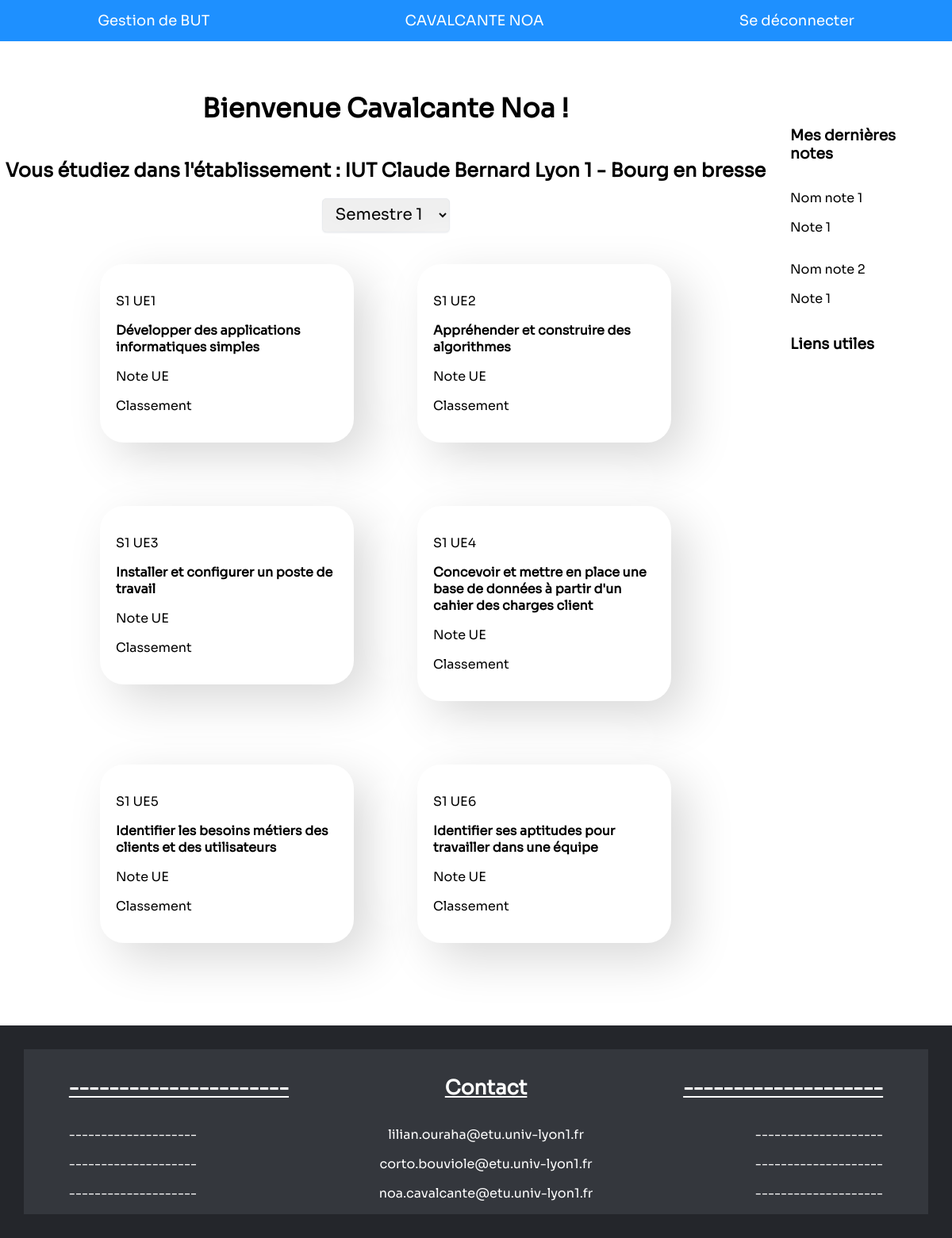
The page /student/ (signed in) on the database its author committed.
### main/models.py (models this page shows, shortened)
class Establishment(models.Model):
    name = models.CharField(max_length=80)
    departments = models.ManyToManyField(Department, blank=False, related_name="establishments")
    def __str__(self):
        return self.name

class Semester(models.Model):
    number = models.IntegerField(default=None, blank=False, null=True)
    ues = models.ManyToManyField(UE)
    def __str__(self):
        return "S" + str(self.number)

class UE(models.Model):
    number = models.IntegerField(default=None, blank=False, null=True)
    description = models.CharField(max_length=500, default="")

### student/views.py (the view)
# urls.py: path('', index, name="index"),
def index(request):
    user = request.user
    student = isStudent(user)
    if student == None:
        return redirect("accounts:login")
    group = student.groups.all().first()
    semesters = Semester.objects.all()
    department = group.department
    establishment = department.establishments.all().first()
    usefulLinks = UsefulLink.objects.all().filter(department_id=department.id)
    return render(
        request,
        "s_index.html",
        context = {
            "user": user,
            "departement": department,
            "establishment": establishment,
            "usefulLinks": usefulLinks,
            "semesters": semesters,
        }
    )

### main/views.py (called while the page is built)
def isStudent(user):
    students = Student.objects.all();   #récupère tout les étudiants
    for student in students:
        if student.id.id == user.id:    #étudiant loopé est l'utilisateur donné en param
            return student              #retourne l'étudiant
    return None                         #sinon return None

### student/templates/s_index.html (shortened to what this page needs)
{% extends 'head.html' %}
{% load static %}
{% block content %}
<div class="wrapper left-side">
    <h1>Bienvenue {{ user.last_name }} {{ user.first_name }} !</h1>
    <h2>Vous étudiez dans l'établissement : {{ establishment }}</h2>
    <select id="semester" name="semestre" type="submit">
        {% for semester in semesters %}
        <option value="{{ semester }}">Semestre {{ semester.number }}</option>
        {% endfor %}
    </select>
    <section class="ues">
        {% for semester in semesters %}
        <div class="semester {{ semester }}">
            {% for ue in semester.ues.all %}
            <form class="auto" action="{% url 'student:evaluation' semester_id=semester.id ue_id=ue.id %}" method="post">
                <div class="ue">
                    <p>{{ semester }} UE{{ ue.number }}</p>
                    <p><strong>{{ ue.description }}</strong></p>
                    <p>Note UE</p>
                    <p>Classement</p>
                </div>
            </form>
            {% endfor %}
        </div>
        {% endfor %}
    </section>
</div>
<aside>
    <section class="notes">
        <h3>Mes dernières notes</h3>
        <div class="note">
            <p>Nom note 1</p>
            <p>Note 1</p>
        </div>
        <div class="note">
            <p>Nom note 2</p>
            <p>Note 1</p>
        </div>
    </section>
    <section class="links">
        <h3>Liens utiles</h3>
    </section>
</aside>
{% endblock %}

### templates/head.html (shortened to what this page needs)
{% load static %}
<!DOCTYPE html>
<html lang="en">
<head>
    <link rel="stylesheet" href="{% static 'css/styles.css' %}" media="all" />
</head>
<body>
    <header>
        <nav>
            <form class="auto" action="{% url 'main:index' %}" method="post">
                <span class="effect-underline">Gestion de BUT</span>
            </form>
            {% if user.is_authenticated %}
            <form class="auto" action="{% url 'profile' %}" method="post">
                <span class="effect-underline">{{ user.last_name|upper }} {{ user.first_name|upper }}</span>
            </form>
            <form class="auto" action="{% url 'logout' %}" method="post">
                <span class="effect-underline">Se déconnecter</span>
            </form>
            {% else %}
            <form class="auto" action="{% url 'login' %}" method="post">
                {% csrf_token %}
                <span class="effect-underline">Se connecter</span>
            </form>
            {% endif %}
        </nav>
    </header>
    <main>
        {% block content %}
        {% endblock %}
    </main>
    <footer>
        <div class="row">
            <div class="left">
                <h4>----------------------</h4>
                <p>--------------------</p>
                <p>--------------------</p>
                <p>--------------------</p>
            </div>
            <div class="middle">
                <h4>Contact</h4>
                <p>lilian.ouraha@etu.univ-lyon1.fr</p>
                <p>corto.bouviole@etu.univ-lyon1.fr</p>
                <p>noa.cavalcante@etu.univ-lyon1.fr</p>
            </div>
            <div class="right">
                <h4>--------------------</h4>
                <p>--------------------</p>
                <p>--------------------</p>
                <p>--------------------</p>
            </div>
        </div>
    </footer>
</body>
</html>

### assets/css/styles.css (style rules this page uses)
html, body { height: 100%; padding: 0; margin: 0; }
body { display: flex; flex-direction: column; font-family: Sora; overflow-y: auto; box-sizing: border-box; }
main { background-color: white; display: flex; flex-direction: row; padding: 8vh 0; min-width: 100vh; }
h1 { text-align: center; font-size: 33px; margin-top: 0; }
header { width: 100%; background: dodgerblue; color: white; font-size: 18px; }
nav { display: flex; flex-direction: row; justify-content: space-around; }
nav > form { cursor: pointer; padding: 15px 17px; }
.effect-underline { position: relative; }
.effect-underline:after { content: ''; position: absolute; left: 0; height: 1em; width: 100%; border-bottom: 1px solid; margin-top: 8px; opacity: 0; transition: opacity 0.35s, transform 0.35s; transform: scale(0, 1); }
.wrapper { display: flex; flex-direction: column; align-items: center; width: 100%; }
.left-side { width: 81%; }
#semester { padding: 7px 12px; border: 1px solid #E8EAED; border-radius: 5px; box-shadow: 0 1px 3px -2px #9098A9; cursor: pointer; font-size: 20px; font-family: inherit; }
aside { width: 15%; padding: 2%; position: block; right: 0; }
.ues, .groupes, .notes, .links { display: flex; flex-wrap: wrap; justify-content: center; }
.semester { display: flex; flex-wrap: wrap; display: none; justify-content: center; }
.semester > form { margin: 5vh; }
.ue { padding: 20px; width: 35vh; height: max-content; cursor: pointer; border-radius: 30px; background: white; box-shadow: 20px 20px 60px #d9d9d9, -20px -20px 60px white; transition: transform .5s ease; }
.notes, .links { flex-direction: column; }
footer { padding: 30px; background-color: #24262b; }
footer h4 { font-size: 25px; color: #ffffff; text-transform: capitalize; text-decoration: underline; }
footer p { color: white; }
.row { display: flex; justify-content: space-around; background-color: #34373d; }
.middle { text-align: center; }
.right { text-align: right; }
.left { text-align: left; }

### rows shown on the page
Establishment: name "IUT Claude Bernard Lyon 1 - Bourg en bresse"
Semester: number "S1"
UE: number "1", description "Développer des applications informatiques simples"
UE: number "2", description "Appréhender et construire des algorithmes"
UE: number "3", description "Installer et configurer un poste de travail"
UE: number "4", description "Concevoir et mettre en place une base de données à partir d'un cahier des charges client"
UE: number "5", description "Identifier les besoins métiers des clients et des utilisateurs"
UE: number "6", description "Identifier ses aptitudes pour travailler dans une équipe"

### other values the page prints
{{ user.last_name|upper }} "CAVALCANTE"
{{ user.first_name|upper }} "NOA"
{{ user.last_name }} "Cavalcante"
{{ user.first_name }} "Noa"
